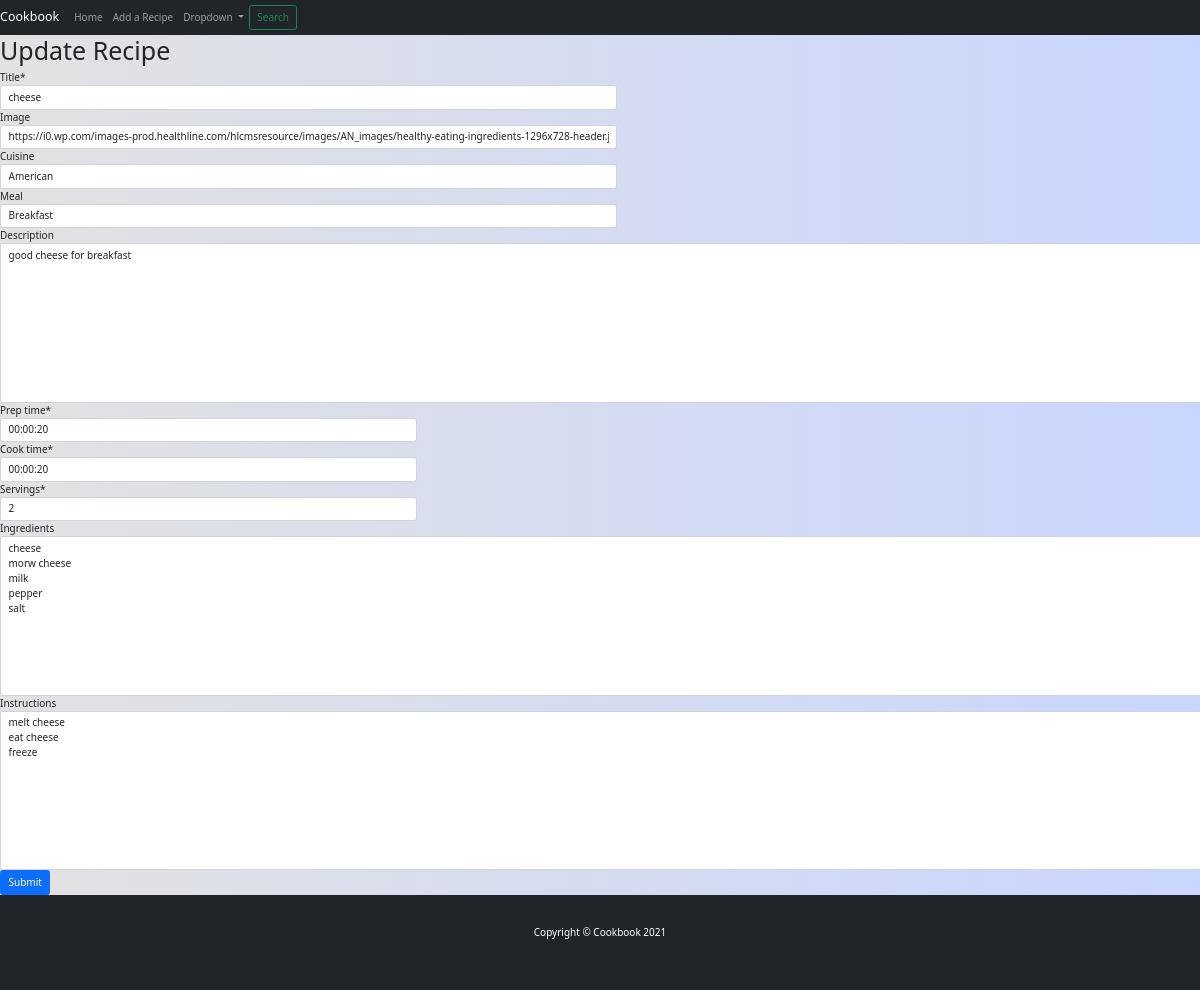
Page /update/1/ on the earlier database version.
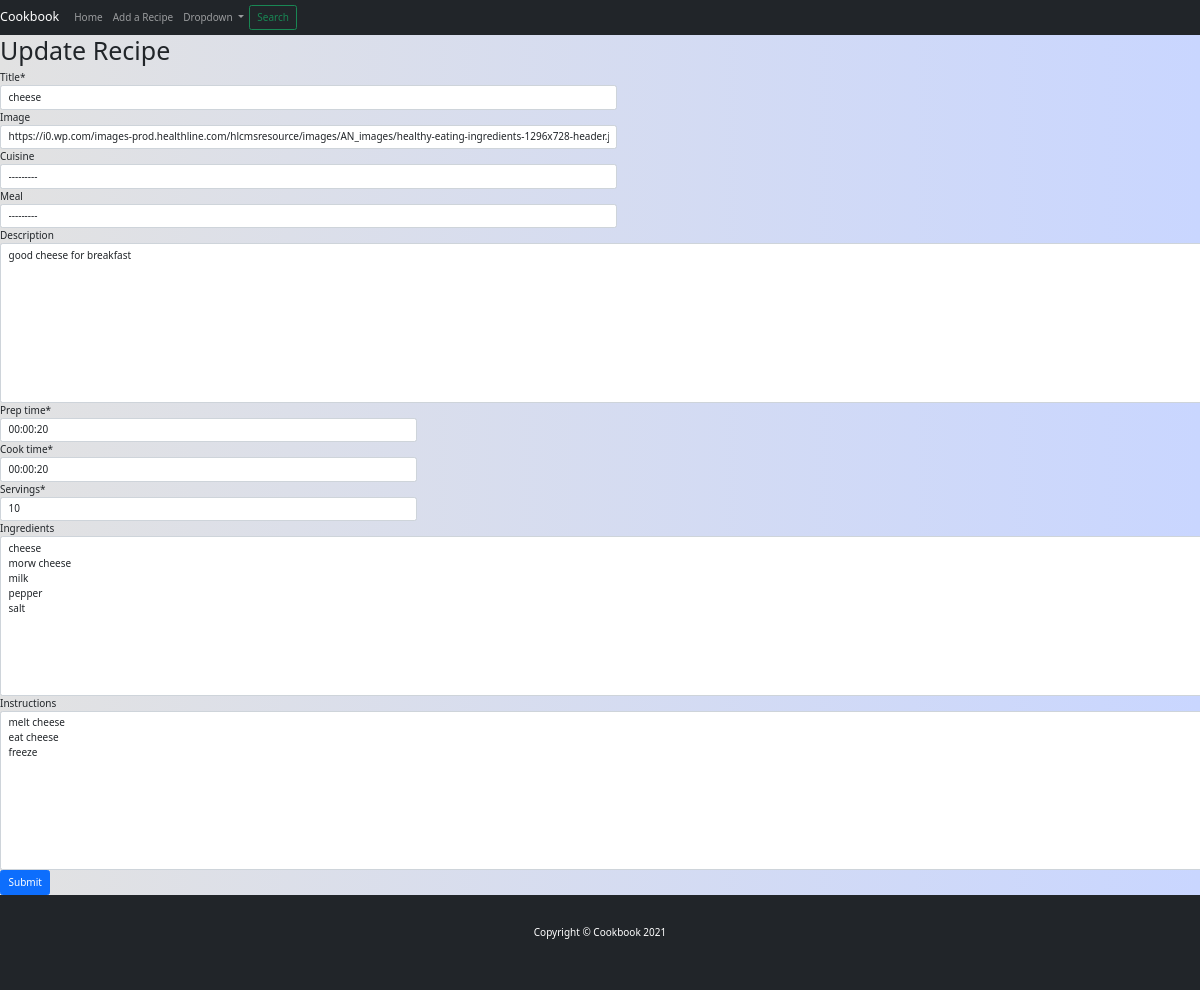
Same page on the later database version.
### recipes/models.py (models this page shows, shortened)
class Recipe(models.Model):
    title = models.CharField(max_length=150)
    date = models.DateTimeField(auto_now_add=True)
    image = models.URLField(null=True, blank=True, default="https://i0.wp.com/images-prod.healthline.com/hlcmsresource/images/AN_images/healthy-eating-ingredients-1296x728-header.jpg?w=1155&h=1528")
    cuisine = models.CharField(null=True, blank=True, max_length=20, choices=CUISINE_CHOICES, default='None')
    meal = models.CharField(null=True, blank=True, max_length=20, choices=MEAL_CHOICES, default='None')
    description = models.TextField(null=True, blank=True)
    prep_time = models.DurationField()
    cook_time = models.DurationField()
    servings = models.IntegerField()
    ingredients = models.TextField(null=True, blank=True)
    instructions = models.TextField(null=True, blank=True)

### recipes/views.py (the view, shortened to what this page needs)
# urls.py: path('update/<str:pk>/', views.updateRecipe, name="update-recipe"),
def updateRecipe(request, pk):
    recipe = Recipe.objects.get(id=pk)
    if request.method == 'GET':
        form = RecipeForm(initial = {
            'title': recipe.title,
            'image': recipe.image,
            'cuisine': recipe.cuisine,
            'meal': recipe.meal,
            'description': recipe.description,
            'prep_time': recipe.prep_time,
            'cook_time': recipe.cook_time,
            'servings': recipe.servings,
            'ingredients': recipe.ingredients,
            'instructions': recipe.instructions,
        })
    return render(request, "recipes/update.html", {
        "form": form,
        "recipe": recipe,
    })

### recipes/forms.py (shortened to what this page needs)
class RecipeForm(forms.ModelForm):
    class Meta:
        model = Recipe
        fields = '__all__'

### recipes/templates/recipes/update.html (shortened to what this page needs)
{% extends "recipes/layout.html" %}
{% load static %}
{% load crispy_forms_tags %}
{% block body %}
    <h1>Update Recipe</h1>
    <form action="{% url 'recipes:update' pk=recipe.id %}" method="POST" enctype="multipart/form-data">
        <div class="form-row">
            <div class="form-group col-md-6 mb-0">
              {{ form.title|as_crispy_field }}
            </div>
            <div class="form-group col-md-6 mb-0">
              {{ form.image|as_crispy_field }}
            </div>
          </div>
        <div class="form-row">
            <div class="form-group col-md-6 mb-0">
              {{ form.cuisine|as_crispy_field }}
            </div>
            <div class="form-group col-md-6 mb-0">
              {{ form.meal|as_crispy_field }}
            </div>
        </div>
        {{ form.description|as_crispy_field }}
        <div class="form-row">
            <div class="form-group col-md-4 mb-0">
              {{ form.prep_time|as_crispy_field }}
            </div>
            <div class="form-group col-md-4 mb-0">
              {{ form.cook_time|as_crispy_field }}
            </div>
            <div class="form-group col-md-4 mb-0">
                {{ form.servings|as_crispy_field }}
            </div>
        </div>
        {{ form.ingredients|as_crispy_field }}
        {{ form.instructions|as_crispy_field }}
        <button type="submit" class="btn btn-primary">Submit</button>
    </form>
{% endblock %}

### recipes/templates/recipes/layout.html (shortened to what this page needs)
{% load static %}
<!DOCTYPE html>
<html lang="en">
    <head>
        <link href="https://cdn.jsdelivr.net/npm/bootstrap@5.1.3/dist/css/bootstrap.min.css" rel="stylesheet">
        <link rel="stylesheet" type="text/css" href="https://cdnjs.cloudflare.com/ajax/libs/font-awesome/5.12.1/css/all.min.css">
        <link rel="stylesheet" href="{% static 'recipes/css/index.css' %}">
    </head>
    <body>
      <nav class="navbar navbar-expand-lg navbar-dark bg-dark">
        <a class="navbar-brand" href="{% url 'recipes:index' %}">Cookbook</a>
        <div class="collapse navbar-collapse" id="navbarSupportedContent">
          <ul class="navbar-nav mr-auto">
            <li class="nav-item active">
              <a class="nav-link" href="#">Home <span class="sr-only">(current)</span></a>
            </li>
            <li class="nav-item">
              <a class="nav-link" href="{% url 'recipes:create' %}">Add a Recipe</a>
            </li>
            <li class="nav-item dropdown">
              <a class="nav-link dropdown-toggle" href="#" id="navbarDropdown" role="button" data-toggle="dropdown" aria-haspopup="true" aria-expanded="false">
                Dropdown
              </a>
            </li>
          </ul>
          <form class="form-inline my-2 my-lg-0" action="{% url 'recipes:index' %}" method="GET">
            <button class="btn btn-outline-success my-2 my-sm-0" type="submit">Search</button>
          </form>
        </div>
      </nav>
        {% block body %}
        {% endblock %}
        <footer class="py-5 bg-dark">
          <div class="container"><p class="m-0 text-center text-white">Copyright &copy; Cookbook 2021</p></div>
      </footer>
    </body>
</html>

### recipes/static/recipes/css/index.css (style rules this page uses)
nav { -webkit-box-pack: justify; -ms-flex-pack: justify; justify-content: space-between; }
:root { font-size: 10px; }
*, *::before, *::after { -webkit-box-sizing: border-box; box-sizing: border-box; }
body { margin: 0; background: #C9D6FF; background: -webkit-gradient(linear, left top, right top, from(#E2E2E2), to(#C9D6FF)); background: linear-gradient(to right, #E2E2E2, #C9D6FF); }
.container { max-width: 100rem; margin: 0 auto; padding: 0 2rem 2rem; }
*, *:before, *:after { -webkit-box-sizing: inherit; box-sizing: inherit; }

Differences in the rows shown:
changed Recipe "cheese": cuisine "American" → "---------"; meal "Breakfast" → "---------"; servings "2" → "10"
